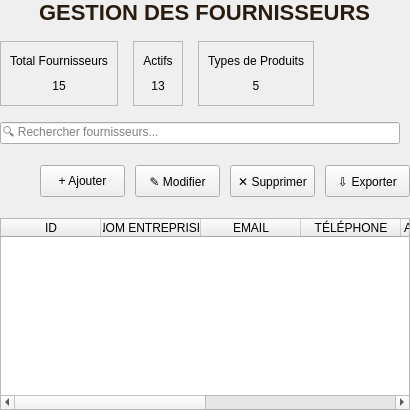
            <widget class="QWidget" name="suppliersPage">
             <layout class="QVBoxLayout" name="verticalLayout_15">
              <property name="spacing">
               <number>16</number>
              </property>
              <property name="leftMargin">
               <number>0</number>
              </property>
              <property name="topMargin">
               <number>0</number>
              </property>
              <property name="rightMargin">
               <number>0</number>
              </property>
              <property name="bottomMargin">
               <number>0</number>
              </property>
              <item alignment="Qt::AlignmentFlag::AlignHCenter">
               <widget class="QLabel" name="fournisseursTitle">
                <property name="styleSheet">
                 <string notr="true">color: #291C0E; font-family: 'Times New Roman', serif; font-size: 22px; font-weight: bold;</string>
                </property>
                <property name="text">
                 <string>GESTION DES FOURNISSEURS</string>
                </property>
               </widget>
              </item>
              <item>
               <widget class="QWidget" name="statsContainerFournisseurs" native="true">
                <property name="minimumSize">
                 <size>
                  <width>0</width>
                  <height>65</height>
                 </size>
                </property>
                <property name="maximumSize">
                 <size>
                  <width>16777215</width>
                  <height>65</height>
                 </size>
                </property>
                <layout class="QHBoxLayout" name="horizontalLayout_9">
                 <property name="spacing">
                  <number>15</number>
                 </property>
                 <property name="leftMargin">
                  <number>0</number>
                 </property>
                 <property name="topMargin">
                  <number>0</number>
                 </property>
                 <property name="rightMargin">
                  <number>0</number>
                 </property>
                 <property name="bottomMargin">
                  <number>0</number>
                 </property>
                 <item>
                  <widget class="QFrame" name="statsCardFournisseur1">
                   <property name="frameShape">
                    <enum>QFrame::Shape::StyledPanel</enum>
                   </property>
                   <layout class="QVBoxLayout" name="verticalLayout_16">
                    <property name="spacing">
                     <number>5</number>
                    </property>
                    <item>
                     <widget class="QLabel" name="statsLabelFournisseur1">
                      <property name="text">
                       <string>Total Fournisseurs</string>
                      </property>
                      <property name="alignment">
                       <set>Qt::AlignmentFlag::AlignCenter</set>
                      </property>
                     </widget>
                    </item>
                    <item>
                     <widget class="QLabel" name="statsValueFournisseur1">
                      <property name="text">
                       <string>15</string>
                      </property>
                      <property name="alignment">
                       <set>Qt::AlignmentFlag::AlignCenter</set>
                      </property>
                     </widget>
                    </item>
                   </layout>
                  </widget>
                 </item>
                 <item>
                  <widget class="QFrame" name="statsCardFournisseur2">
                   <property name="frameShape">
                    <enum>QFrame::Shape::StyledPanel</enum>
                   </property>
                   <layout class="QVBoxLayout" name="verticalLayout_17">
                    <property name="spacing">
                     <number>5</number>
                    </property>
                    <item>
                     <widget class="QLabel" name="statsLabelFournisseur2">
                      <property name="text">
                       <string>Actifs</string>
                      </property>
                      <property name="alignment">
                       <set>Qt::AlignmentFlag::AlignCenter</set>
                      </property>
                     </widget>
                    </item>
                    <item>
                     <widget class="QLabel" name="statsValueFournisseur2">
                      <property name="text">
                       <string>13</string>
                      </property>
                      <property name="alignment">
                       <set>Qt::AlignmentFlag::AlignCenter</set>
                      </property>
                     </widget>
                    </item>
                   </layout>
                  </widget>
                 </item>
                 <item>
                  <widget class="QFrame" name="statsCardFournisseur3">
                   <property name="frameShape">
                    <enum>QFrame::Shape::StyledPanel</enum>
                   </property>
                   <layout class="QVBoxLayout" name="verticalLayout_18">
                    <property name="spacing">
                     <number>5</number>
                    </property>
                    <item>
                     <widget class="QLabel" name="statsLabelFournisseur3">
                      <property name="text">
                       <string>Types de Produits</string>
                      </property>
                      <property name="alignment">
                       <set>Qt::AlignmentFlag::AlignCenter</set>
                      </property>
                     </widget>
                    </item>
                    <item>
                     <widget class="QLabel" name="statsValueFournisseur3">
                      <property name="text">
                       <string>5</string>
                      </property>
                      <property name="alignment">
                       <set>Qt::AlignmentFlag::AlignCenter</set>
                      </property>
                     </widget>
                    </item>
                   </layout>
                  </widget>
                 </item>
                 <item>
                  <spacer name="horizontalSpacer_7">
                   <property name="orientation">
                    <enum>Qt::Orientation::Horizontal</enum>
                   </property>
                   <property name="sizeHint" stdset="0">
                    <size>
                     <width>40</width>
                     <height>20</height>
                    </size>
                   </property>
                  </spacer>
                 </item>
                </layout>
               </widget>
              </item>
              <item>
               <widget class="QLineEdit" name="searchBoxFournisseur">
                <property name="minimumSize">
                 <size>
                  <width>400</width>
                  <height>0</height>
                 </size>
                </property>
                <property name="maximumSize">
                 <size>
                  <width>400</width>
                  <height>16777215</height>
                 </size>
                </property>
                <property name="placeholderText">
                 <string>🔍 Rechercher fournisseurs...</string>
                </property>
               </widget>
              </item>
              <item>
               <widget class="QWidget" name="fournisseurButtonsWidget" native="true">
                <property name="minimumSize">
                 <size>
                  <width>0</width>
                  <height>42</height>
                 </size>
                </property>
                <property name="maximumSize">
                 <size>
                  <width>16777215</width>
                  <height>42</height>
                 </size>
                </property>
                <layout class="QHBoxLayout" name="horizontalLayout_10">
                 <property name="spacing">
                  <number>10</number>
                 </property>
                 <property name="leftMargin">
                  <number>0</number>
                 </property>
                 <property name="topMargin">
                  <number>0</number>
                 </property>
                 <property name="rightMargin">
                  <number>0</number>
                 </property>
                 <property name="bottomMargin">
                  <number>0</number>
                 </property>
                 <item>
                  <spacer name="horizontalSpacer_8">
                   <property name="orientation">
                    <enum>Qt::Orientation::Horizontal</enum>
                   </property>
                   <property name="sizeHint" stdset="0">
                    <size>
                     <width>40</width>
                     <height>20</height>
                    </size>
                   </property>
                  </spacer>
                 </item>
                 <item>
                  <widget class="QPushButton" name="btnAddFournisseur">
                   <property name="minimumSize">
                    <size>
                     <width>85</width>
                     <height>32</height>
                    </size>
                   </property>
                   <property name="text">
                    <string>+ Ajouter</string>
                   </property>
                  </widget>
                 </item>
                 <item>
                  <widget class="QPushButton" name="btnEditFournisseur">
                   <property name="minimumSize">
                    <size>
                     <width>85</width>
                     <height>32</height>
                    </size>
                   </property>
                   <property name="text">
                    <string>✎ Modifier</string>
                   </property>
                  </widget>
                 </item>
                 <item>
                  <widget class="QPushButton" name="btnDeleteFournisseur">
                   <property name="minimumSize">
                    <size>
                     <width>85</width>
                     <height>32</height>
                    </size>
                   </property>
                   <property name="text">
                    <string>✕ Supprimer</string>
                   </property>
                  </widget>
                 </item>
                 <item>
                  <widget class="QPushButton" name="btnExportFournisseur">
                   <property name="minimumSize">
                    <size>
                     <width>85</width>
                     <height>32</height>
                    </size>
                   </property>
                   <property name="text">
                    <string>⇩ Exporter</string>
                   </property>
                  </widget>
                 </item>
                </layout>
               </widget>
              </item>
              <item>
               <widget class="QTableWidget" name="fournisseurTable">
                <property name="enabled">
                 <bool>true</bool>
                </property>
                <property name="editTriggers">
                 <set>QAbstractItemView::EditTrigger::NoEditTriggers</set>
                </property>
                <property name="alternatingRowColors">
                 <bool>true</bool>
                </property>
                <property name="selectionBehavior">
                 <enum>QAbstractItemView::SelectionBehavior::SelectRows</enum>
                </property>
                <property name="showGrid">
                 <bool>true</bool>
                </property>
                <property name="sortingEnabled">
                 <bool>true</bool>
                </property>
                <attribute name="horizontalHeaderStretchLastSection">
                 <bool>true</bool>
                </attribute>
                <column>
                 <property name="text">
                  <string>ID</string>
                 </property>
                </column>
                <column>
                 <property name="text">
                  <string>NOM ENTREPRISE</string>
                 </property>
                </column>
                <column>
                 <property name="text">
                  <string>EMAIL</string>
                 </property>
                </column>
                <column>
                 <property name="text">
                  <string>TÉLÉPHONE</string>
                 </property>
                </column>
                <column>
                 <property name="text">
                  <string>MATRICULE FISCAL</string>
                 </property>
                </column>
                <column>
                 <property name="text">
                  <string>TYPE PRODUIT</string>
                 </property>
                </column>
                <column>
                 <property name="text">
                  <string>CONDITION PAIEMENT</string>
                 </property>
                </column>
                <column>
                 <property name="text">
                  <string>STATUT</string>
                 </property>
                </column>
               </widget>
              </item>
             </layout>
            </widget>
